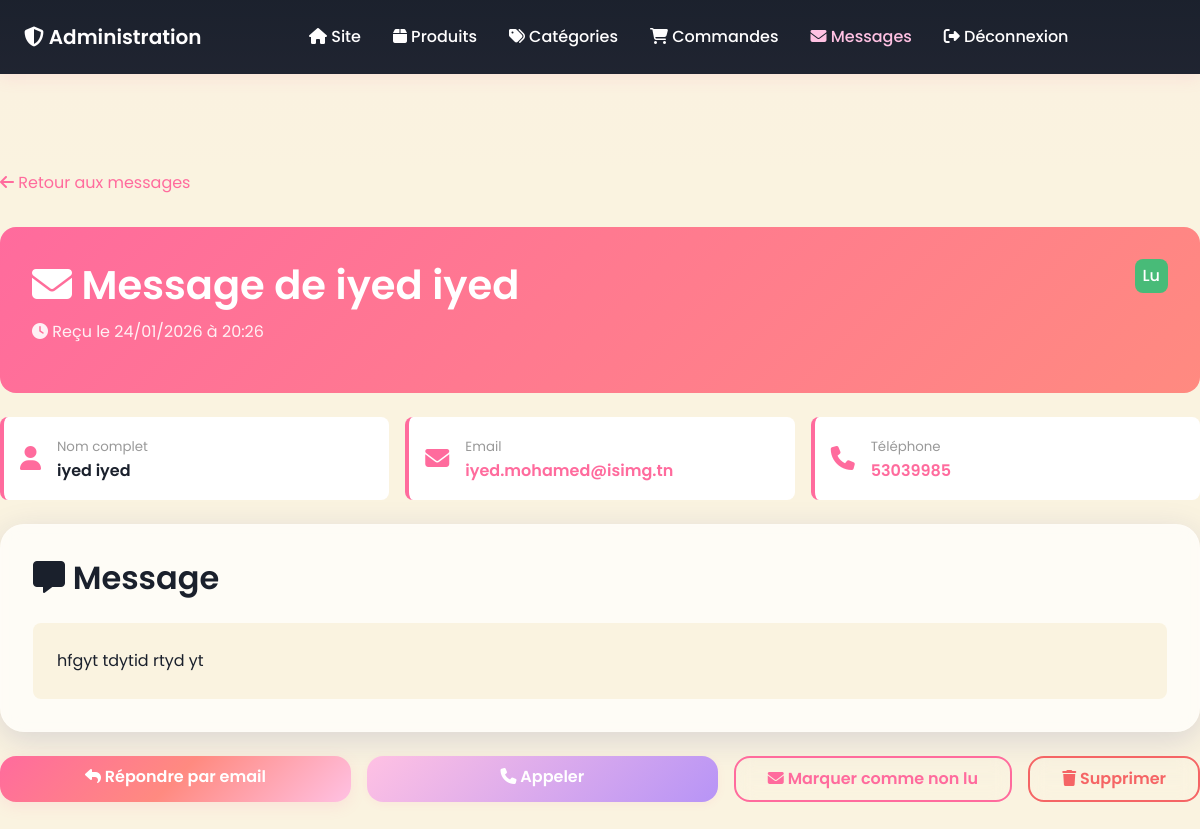
The app's page /admin/message_detail.php?id=3 (signed in) with its own data.
### tables this page shows
CREATE TABLE `contact_messages` (
  `id` int(11) NOT NULL,
  `full_name` varchar(150) NOT NULL,
  `email` varchar(150) NOT NULL,
  `phone` varchar(50) DEFAULT NULL,
  `message` text NOT NULL,
  `lu` tinyint(1) NOT NULL DEFAULT 0,
  `created_at` timestamp NULL DEFAULT current_timestamp()
);

### admin/message_detail.php (the view, shortened to what this page needs)
<?php
require_once "../includes/db.php";
$id = $_GET['id'] ?? 0;
$stmt = $pdo->prepare("SELECT * FROM contact_messages WHERE id = :id");
$stmt->execute(['id' => $id]);
$message = $stmt->fetch(PDO::FETCH_ASSOC);
?>
<!DOCTYPE html>
<html lang="fr">
<head>
    <link rel="stylesheet" href="https://cdnjs.cloudflare.com/ajax/libs/font-awesome/6.4.0/css/all.min.css">
    <link rel="stylesheet" href="/assets/css/style.css">
</head>
<body>
<nav class="admin-navbar">
    <div class="container navbar-container">
        <a href="/admin/dashboard.php" style="color:var(--white); font-weight:600; font-size:1.25rem;">
            <i class="fas fa-shield-alt"></i> Administration
        </a>
        <div class="navbar-menu">
            <a href="/" class="navbar-link" style="color:var(--white);"><i class="fas fa-home"></i> Site</a>
            <a href="/admin/products.php" class="navbar-link" style="color:var(--white);"><i class="fas fa-box"></i> Produits</a>
            <a href="/admin/categories.php" class="navbar-link" style="color:var(--white);"><i class="fas fa-tags"></i> Catégories</a>
            <a href="/admin/orders.php" class="navbar-link" style="color:var(--white);"><i class="fas fa-shopping-cart"></i> Commandes</a>
            <a href="/admin/messages.php" class="navbar-link" style="color:var(--secondary-rose);"><i class="fas fa-envelope"></i> Messages</a>
            <a href="/admin/logout.php" class="navbar-link" style="color:var(--white);"><i class="fas fa-sign-out-alt"></i> Déconnexion</a>
        </div>
    </div>
</nav>
<div class="container section">
    <div class="mb-4">
        <a href="/admin/messages.php" class="text-primary">
            <i class="fas fa-arrow-left"></i> Retour aux messages
        </a>
    </div>
    <div class="message-header">
        <div style="display:flex; justify-content:space-between; align-items:start; margin-bottom:1rem;">
            <div>
                <h1 style="color:white; margin-bottom:0.5rem;">
                    <i class="fas fa-envelope"></i> Message de <?= htmlspecialchars($message['full_name']) ?>
                </h1>
                <p style="opacity:0.9; margin:0;">
                    <i class="fas fa-clock"></i> Reçu le <?= date('d/m/Y à H:i', strtotime($message['created_at'])) ?>
                </p>
            </div>
            <span class="badge <?= $message['lu'] == 1 ? 'badge-success' : 'badge-warning' ?>" style="font-size:1rem;">
                <?= $message['lu'] == 1 ? 'Lu' : 'Non lu' ?>
            </span>
        </div>
    </div>
    <div class="contact-info">
        <div class="info-card">
            <div style="display:flex; align-items:center; gap:1rem;">
                <i class="fas fa-user" style="font-size:1.5rem; color:var(--primary-pink);"></i>
                <div>
                    <small class="text-muted">Nom complet</small>
                    <p style="margin:0; font-weight:600;"><?= htmlspecialchars($message['full_name']) ?></p>
                </div>
            </div>
        </div>
        <div class="info-card">
            <div style="display:flex; align-items:center; gap:1rem;">
                <i class="fas fa-envelope" style="font-size:1.5rem; color:var(--primary-pink);"></i>
                <div>
                    <small class="text-muted">Email</small>
                    <p style="margin:0; font-weight:600;">
                        <a href="mailto:<?= htmlspecialchars($message['email']) ?>" style="color:var(--primary-pink);">
                            <?= htmlspecialchars($message['email']) ?>
                        </a>
                    </p>
                </div>
            </div>
        </div>
        <?php if($message['phone']): ?>
        <div class="info-card">
            <div style="display:flex; align-items:center; gap:1rem;">
                <i class="fas fa-phone" style="font-size:1.5rem; color:var(--primary-pink);"></i>
                <div>
                    <small class="text-muted">Téléphone</small>
                    <p style="margin:0; font-weight:600;">
                        <a href="tel:<?= htmlspecialchars($message['phone']) ?>" style="color:var(--primary-pink);">
                            <?= htmlspecialchars($message['phone']) ?>
                        </a>
                    </p>
                </div>
            </div>
        </div>
        <?php endif; ?>
    </div>
    <div class="card">
        <h2 class="mb-3"><i class="fas fa-comment-alt"></i> Message</h2>
        <div style="background:var(--neutral-beige); padding:var(--space-lg); border-radius:var(--radius-sm); line-height:1.8;">
            <?= nl2br(htmlspecialchars($message['message'])) ?>
        </div>
    </div>
    <div style="display:flex; gap:var(--space-md); margin-top:var(--space-lg); flex-wrap:wrap;">
        <a href="mailto:<?= htmlspecialchars($message['email']) ?>?subject=Re: Votre message&body=Bonjour <?= htmlspecialchars($message['full_name']) ?>,%0D%0A%0D%0A"
           class="btn btn-primary" style="flex:1;">
            <i class="fas fa-reply"></i> Répondre par email
        </a>
        <?php if($message['phone']): ?>
        <a href="tel:<?= htmlspecialchars($message['phone']) ?>"
           class="btn btn-secondary" style="flex:1;">
            <i class="fas fa-phone"></i> Appeler
        </a>
        <?php endif; ?>
        <a href="?id=<?= $id ?>&toggle_read=1"
           class="btn btn-outline">
            <i class="fas fa-<?= $message['lu'] == 1 ? 'envelope' : 'envelope-open' ?>"></i>
            Marquer comme <?= $message['lu'] == 1 ? 'non lu' : 'lu' ?>
        </a>
        <a href="?id=<?= $id ?>&delete=1"
           class="btn btn-outline"
           onclick="return confirm('Êtes-vous sûr de vouloir supprimer ce message ?')"
           style="color:var(--error-red); border-color:var(--error-red);">
            <i class="fas fa-trash"></i> Supprimer
        </a>
    </div>
</div>
</body>
</html>

### admin/message_detail.php (style rules this page uses)
body { background:var(--neutral-beige); }
.admin-navbar { background: var(--dark-text); color: var(--white); padding: var(--space-md) 0; box-shadow: var(--shadow-md); }
.message-header { background: linear-gradient(135deg, var(--primary-pink), var(--accent-coral)); color: white; padding: var(--space-xl); border-radius: var(--radius-md); margin-bottom: var(--space-lg); }
.contact-info { display: grid; grid-template-columns: repeat(auto-fit, minmax(250px, 1fr)); gap: var(--space-md); margin-bottom: var(--space-lg); }
.info-card { background: var(--white); padding: var(--space-md); border-radius: var(--radius-sm); border-left: 4px solid var(--primary-pink); }

### records on screen
contact_messages: full_name "iyed iyed", created_at "24/01/2026 à 20:26", email "iyed.mohamed@isimg.tn", phone "53039985", message "hfgyt tdytid rtyd yt"
